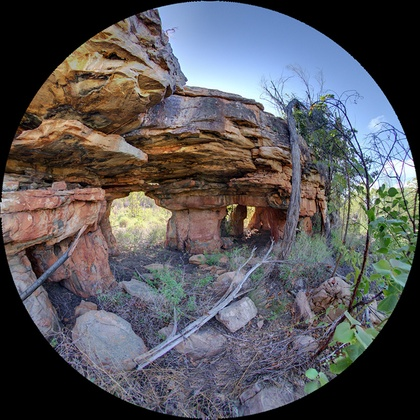
%> input picture example1cs.jpg, 420 x 420 px, shrunk from 800 x 800 before the run
$ octave PROGRAMME_5_8.m   (GNU Octave 9; MATLAB toolbox functions it lacks are replaced by stand-ins)
%> lines starting %> are read from the running program, lines starting %| are printed output that depends on the picture
### Yuan.m
function [X0,Y0,R]=Yuan(rgb) % Define the function to obtain the center coordinates and radius of the circular area
r=rgb(:,:,1);
g=rgb(:,:,2);
b=rgb(:,:,3);
I=0.59*r+0.11*g+0.3*b; % the pixel brightness calculation formula
I=uint8(I);
[Height,Width]=size(I);
Thre=46; % set the threshold value
for Row1=1:(Height/2);% look for the upper boundary of circle region through the loop
CurRow_Bright=I(Row1,:);
Max=max(CurRow_Bright); % find the maximum brightness value
Min=min(CurRow_Bright); % find the minimum brightness value
Lim=Max-Min; %the limiting luminance difference of the scan line
if (Lim>Thre),
Ytop=Row1;
break;
end
end
for Row2=Height:-1:(Height/2); %look for the lower boundary of cirele region through the loop
CurRow_Bright=I(Row2,:);
Max=max(CurRow_Bright); % find the maximum brightness value
Min=min(CurRow_Bright); % find the minimum brightness value
Lim=Max-Min; %the limiting luminance difference of the scan line
if (Lim>Thre),
Ybot=Row2;
break;
end
end
for Col1=1:(Width/2); %look for the left boundary of cirele region through the loop
CurCol_Bright=I(:,Col1);
Max=max(CurRow_Bright); % find the maximum brightness value
Min=min(CurRow_Bright); % find the minimum brightness value
Lim=Max-Min; %the limiting luminance difference of the scan line
if (Lim>Thre),
Xleft=Col1;
break;
end
end
for Col2=Width:-1:Width/2; %look for the right boundary of cirele region through the loop
CurCol_Bright=I(:,Col2);
Max=max(CurCol_Bright); % find the maximum brightness value
Min=min(CurCol_Bright); % find the minimum brightness value
Lim=Max-Min; %the limiting luminance difference of the scan line
if (Lim>Thre),
Xrig=Col2;
break;
end
end
X0=(Xleft+Xrig)/2;
Y0=(Ytop+Ybot)/2;
Rx=floor((Xrig-Xleft)/2);
Ry=floor((Ytop-Ybot)/2);
R=max(Rx,Ry);
end

### PROGRAMME_5_8.m
rgb = imread('example1cs.jpg');
%> rgb is the input picture: size 420x420x3 uint8; mean R, G, B 87.9, 86.4, 90
%rgb = imred('10.jpg');
[height,width,v] = size(rgb);
%> height = 420; width = 420; v = 3
[X0,Y0,R] = Yuan(rgb); % return the coordinates and radius of the circular area
%> in Yuan, `r=rgb(:,:,1);`:
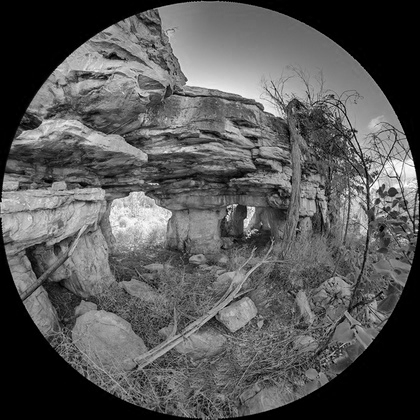
%> r: size 420x420 uint8; min 0, max 255, mean 87.9
%> in Yuan, `g=rgb(:,:,2);`:
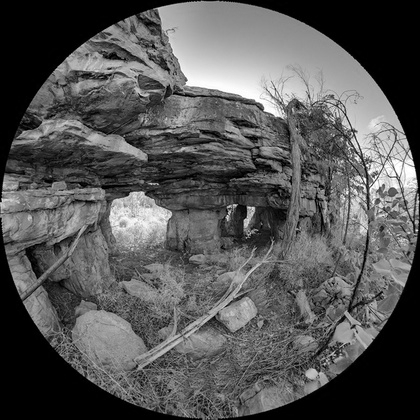
%> g: size 420x420 uint8; min 0, max 255, mean 86.4
%> in Yuan, `b=rgb(:,:,3);`:
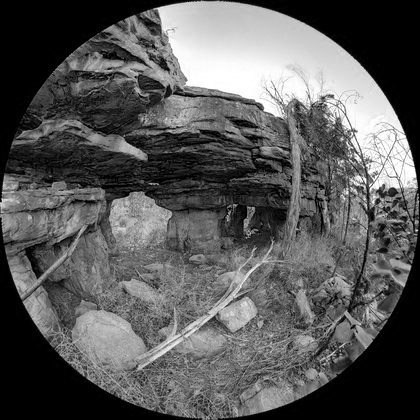
%> b: size 420x420 uint8; min 0, max 255, mean 90
%> in Yuan, `I=0.59*r+0.11*g+0.3*b;`:
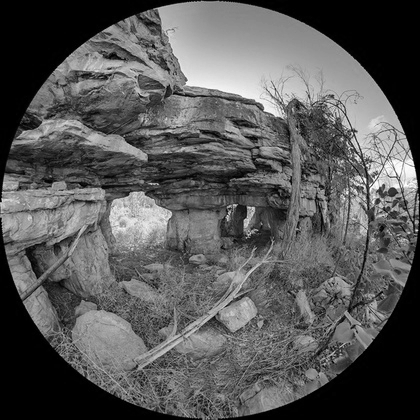
%> I: size 420x420 uint8; min 0, max 255, mean 88.4
%> the loop in Yuan, `for Row1=1:(Height/2);` made 1 pass
%> (Max, Min, Lim) on pass 1: (65, 0, 65)
%> the loop in Yuan, `for Row2=Height:-1:(Height/2);` made 1 pass
%> (Max, Min, Lim) on pass 1: (135, 0, 135)
%> the loop in Yuan, `for Col1=1:(Width/2);` made 1 pass
%> the loop in Yuan, `for Col2=Width:-1:Width/2;` made 1 pass
%> (Max, Min, Lim) on pass 1: (69, 0, 69)
%> in Yuan, `X0=(Xleft+Xrig)/2;`: X0 = 210.5
%> in Yuan, `Rx=floor((Xrig-Xleft)/2);`: Rx = 209
%> in Yuan, `Ry=floor((Ytop-Ybot)/2);`: Ry = -210
%> in Yuan, `R=max(Rx,Ry);`: R = 209
%> X0 = 210.5; Y0 = 210.5; R = 209
%% find the corresponding point of the distorted plane center in the correction plane
x0=floor(X0);
%> x0 = 210
y0=floor(Y0);
%> y0 = 210
r = round(R);
%> r = 209
u0 = x0;
%> u0 = 210
v0 = y0;
%> v0 = 210
Image = zeros(height,width,v);
Image = uint8(Image);
%% take any point p (x,y) on the imaging plane image ,an x and y are all integers
for y = 1 : height
Delta = floor(sqrt(r^2-(y-y0)^2));
Delta=real(Delta);
for x = x0-Delta : x0+Delta
det=floor(sqrt(r^2-(y-y0)^2));
dx=x-x0;
if dx==0% there is no distortion on the y-axis
v = y;
u = x;
else if dx<0
u=round(x0-((x0-x)/det)*r);
v=y;
else
u=round(x0+((x-x0)/det)*r);
v=y;
end
end
if v > height || v < 1 || u > width || u < 1 % if the parameters is out of the picture, then leave it
continue
end
Image(v,u,:)=rgb(y,x,:);
end
end
%> this loop made 420 passes
%> Delta on passes 1 to 3: 0, 20, 28
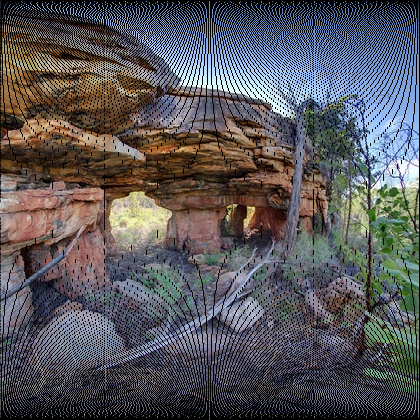
%> Image: size 420x420x3 uint8; mean R, G, B 87.6, 86, 89.6
%> after the loop, u = 210; v = 420
%figure, imshow (Image);
subplot(121)
imshow(rgb), title('the original image')
subplot(122)
imshow(Image),title('corrected image');

$ run again, with 1002.jpg copied over example1cs.jpg
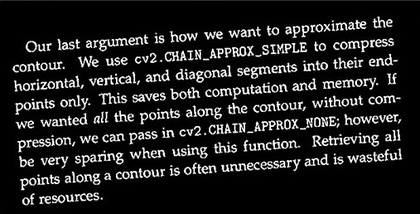
%> input picture 1002.jpg, 420 x 214 px, shrunk from 507 x 258 before the run
%> rgb is the input picture: size 214x420x3 uint8; min 0, max 255, mean 31.8
%> the loop in Yuan, `for Row1=1:(Height/2);` made 17 passes
%> (Max, Min, Lim) on passes 1 to 8: (51, 41, 10), (2, 0, 2), (3, 0, 3), (3, 0, 3), (2, 0, 2), (1, 0, 1), (1, 0, 1), (1, 0, 1)
%> the loop in Yuan, `for Row2=Height:-1:(Height/2);` made 9 passes
%> (Max, Lim) on passes 1 to 8: (2, 2), (2, 2), (2, 2), (2, 2), (2, 2), (3, 3), (7, 7), (7, 7)
%> the loop in Yuan, `for Col1=1:(Width/2);` made 1 pass
%> (Max, Min, Lim) on pass 1: (90, 0, 90)
%> the loop in Yuan, `for Col2=Width:-1:Width/2;` made 19 passes
%> (Max, Lim) on passes 1 to 8: (46, 46), (44, 44), (43, 43), (43, 43), (43, 43), (43, 43), (43, 43), (43, 43)
%> in Yuan, `X0=(Xleft+Xrig)/2;`: X0 = 201.5
%> in Yuan, `Y0=(Ytop+Ybot)/2;`: Y0 = 111.5
%> Rx = 200
%> Ry = -95
%> in Yuan, `R=max(Rx,Ry);`: R = 200
%> `[X0,Y0,R] = Yuan(rgb);`: X0 = 201.5; Y0 = 111.5; R = 200
%> x0 = 201
%> y0 = 111
%> `r = round(R);`: r = 200
%> u0 = 201
%> v0 = 111
%> the loop `for y = 1 : height` made 214 passes
%> Delta on passes 1 to 3: 167, 167, 168
%> after the loop `for y = 1 : height`:
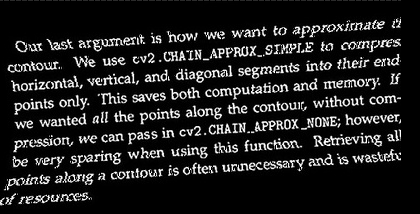
%> Image: size 214x420x3 uint8; min 0, max 255, mean 31.4
%> after the loop `for y = 1 : height`: u = 401; v = 214

$ run again, with Test1.jpg copied over example1cs.jpg
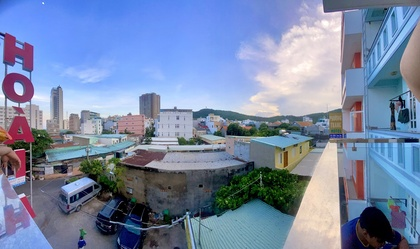
%> input picture Test1.jpg, 420 x 249 px, shrunk from 1613 x 958 before the run
%> rgb is the input picture: size 249x420x3 uint8; mean R, G, B 119, 134.9, 165.8
%> in Yuan, `I=0.59*r+0.11*g+0.3*b;`:
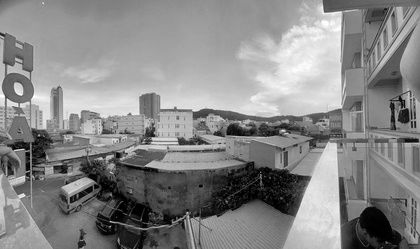
%> I: size 249x420 uint8; min 0, max 255, mean 134.9; mean of the top-left, top-right, bottom-left and bottom-right quarters 162.6, 161.8, 102.7, 112.9
%> the loop in Yuan, `for Row1=1:(Height/2);` made 1 pass
%> (Max, Min, Lim) on pass 1: (182, 79, 103)
%> the loop in Yuan, `for Row2=Height:-1:(Height/2);` made 1 pass
%> (Max, Min, Lim) on pass 1: (216, 1, 215)
%> the loop in Yuan, `for Col1=1:(Width/2);` made 1 pass
%> the loop in Yuan, `for Col2=Width:-1:Width/2;` made 1 pass
%> (Max, Min, Lim) on pass 1: (181, 63, 118)
%> in Yuan, `X0=(Xleft+Xrig)/2;`: X0 = 210.5
%> in Yuan, `Y0=(Ytop+Ybot)/2;`: Y0 = 125
%> Rx = 209
%> Ry = -124
%> in Yuan, `R=max(Rx,Ry);`: R = 209
%> `[X0,Y0,R] = Yuan(rgb);`: X0 = 210.5; Y0 = 125; R = 209
%> x0 = 210
%> y0 = 125
%> `r = round(R);`: r = 209
%> u0 = 210
%> v0 = 125
%> the loop `for y = 1 : height` made 249 passes
%> Delta on passes 1 to 3: 168, 168, 169
%> after the loop `for y = 1 : height`:
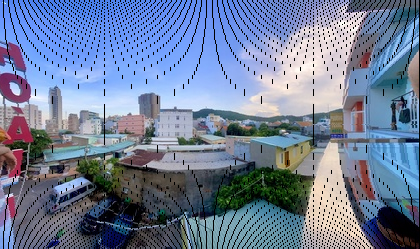
%> Image: size 249x420x3 uint8; mean R, G, B 111.6, 126.1, 153.9
%> after the loop `for y = 1 : height`: u = 419; v = 249
